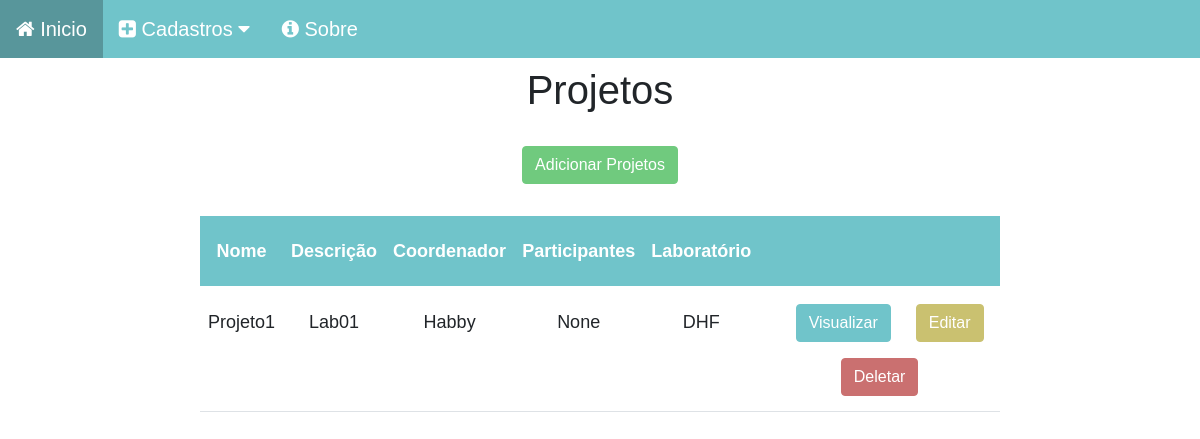
The app's page /projeto/, older data.
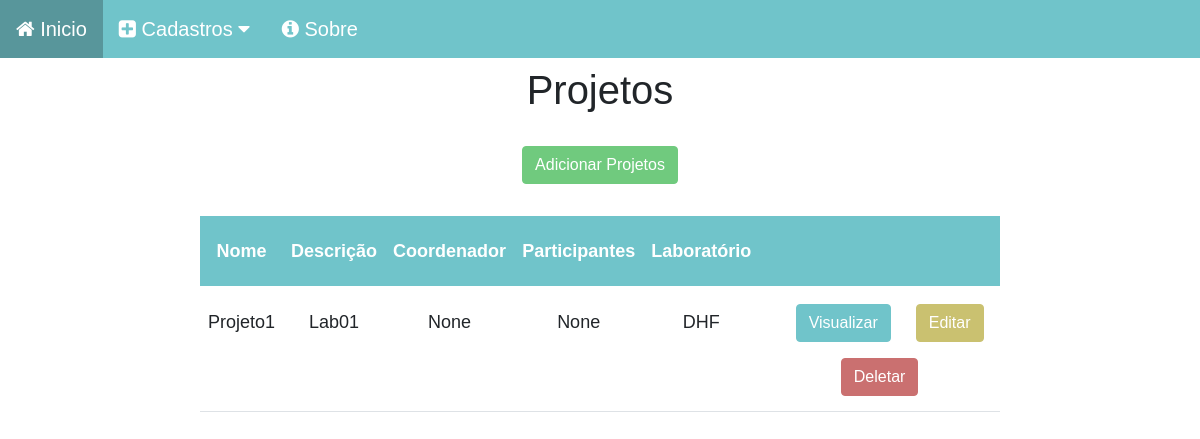
The same page, newer data.
### projetos_app/models.py (models this page shows, shortened)
class Projeto(models.Model):
    nome = models.CharField(max_length=50)
    descricao = models.CharField(max_length=150)
    coordenador_projeto = models.ForeignKey(Membro, on_delete=models.SET_NULL, related_name='coordenador_projeto', null=True, blank=True)
    participantes = models.ForeignKey(Membro, on_delete=models.SET_NULL, related_name='participantes', null=True, blank=True)
    laboratorio_projeto = models.ForeignKey(Lab, on_delete=models.CASCADE, related_name='laboratorio_projeto', null=True, blank=True)

### membros_app/models.py (models this page shows)
class Membro(models.Model):
    nome = models.CharField(max_length=60)
    email = models.CharField(max_length=30)
    telefone = models.CharField(max_length=20)
    laboratorio = models.ForeignKey(to='laboratorio_app.Lab', on_delete=models.CASCADE,null=True, blank=True)
    membro_perfil = models.ForeignKey(Perfil, on_delete=models.CASCADE, null=True, blank=True)
    def __str__(self):
        return self.nome

### laboratorio_app/models.py (models this page shows)
class Lab(models.Model):
    descricao = models.CharField(max_length=60)
    nome = models.CharField(max_length=60)
    coordenador = models.ForeignKey(Membro,on_delete=models.SET_NULL, related_name='coordenador', null=True, blank=True)
    vice_coordenador = models.ForeignKey(Membro, on_delete=models.SET_NULL, related_name='vice_coordenador', null=True, blank=True)
    def __str__(self):
        return self.nome

### projetos_app/views.py (the view)
# urls.py: path('', views.home, name='home'),
def home(request):
    data = {}
    data['pjt'] = Projeto.objects.all()
    return render(request,'project_index.html',data)

### projetos_app/templates/project_index.html (shortened to what this page needs)
{% load static %}
<!DOCTYPE html>
<html lang="pt-br">
<head>
    <link href="https://cdn.jsdelivr.net/npm/bootstrap@5.0.2/dist/css/bootstrap.min.css" rel="stylesheet">
    <link rel="stylesheet" href="{% static 'css/estilo.css' %}">
    <link rel="stylesheet" href="{% static 'css/line.css' %}">
    <link rel="stylesheet" href="https://cdnjs.cloudflare.com/ajax/libs/font-awesome/4.7.0/css/font-awesome.min.css">
</head>
<body>
    <div class="navbar-css">
        <a href="/">
            <i class="fa fa-home" aria-hidden="true"></i>
            Inicio
        </a>
        <div class="dropdown-css">
          <button class="dropbtn-css">
            <i class="fa fa-plus-square" aria-hidden="true"></i>
            Cadastros
            <i class="fa fa-caret-down"></i>
          </button>
        </div>
        <a href="#">
            <i class="fa fa-info-circle" aria-hidden="true"></i>
            Sobre
        </a>
    </div>
    <div class='col-8 m-auto pt-2 pb-2 text-center'>
        <h1>Projetos</h1>
    </div>
    <div class='col-8 m-auto pt-3 pb-2 text-center'>
        <a href="{% url 'projeto:projectForm' %}" class="btn btn-add">Adicionar Projetos</a>
    </div>
    {% if pjt %}
    <div class='col-8 m-auto pt-4 pb-2 text-center'>
        <table class="table">
            <thead class="thead-dark">
              <tr>
                <th scope="col">Nome</th>
                <th scope="col">Descrição</th>
                <th scope="col">Coordenador</th>
                <th scope="col">Participantes</th>
                <th scope="col">Laboratório</th>
                <th scope="col"></th>
              </tr>
            </thead>
            <tbody>
                {% for pjts in pjt %}
                    <tr>
                        <td>{{pjts.nome}}</td>
                        <td>{{pjts.descricao}}</td>
                        <td>{{pjts.coordenador_projeto}}</td>
                        <td>{{pjts.participantes}}</td>
                        <td>{{pjts.laboratorio_projeto}}</td>
                        <td>
                            <a href="{% url 'projeto:projectView' pjts.id %}" class="btn btn-view">Visualizar</a>
                            <a href="{% url 'projeto:projectEdit' pjts.id %}" class="btn btn-edit">Editar</a></th>
                            <form method="post" action="{% url 'projeto:projectDelete' pjts.id %}" class="btn">
                                <button type="submit" class="btn btn-delete">
                                    Deletar
                                </button>
                            </form>
                        </td>
                    </tr>
                {% endfor %}
            </tbody>
        </table>
    </div>
    {% else %}
    <h1 class ='text-center mt-5'>
        Não há projetos cadastrados
    </h1>
    {% endif %}
</body>
</html>

Row changes from the older to the newer data that the page shows:
changed Projeto "Projeto1": coordenador_projeto "Habby" → "None"
